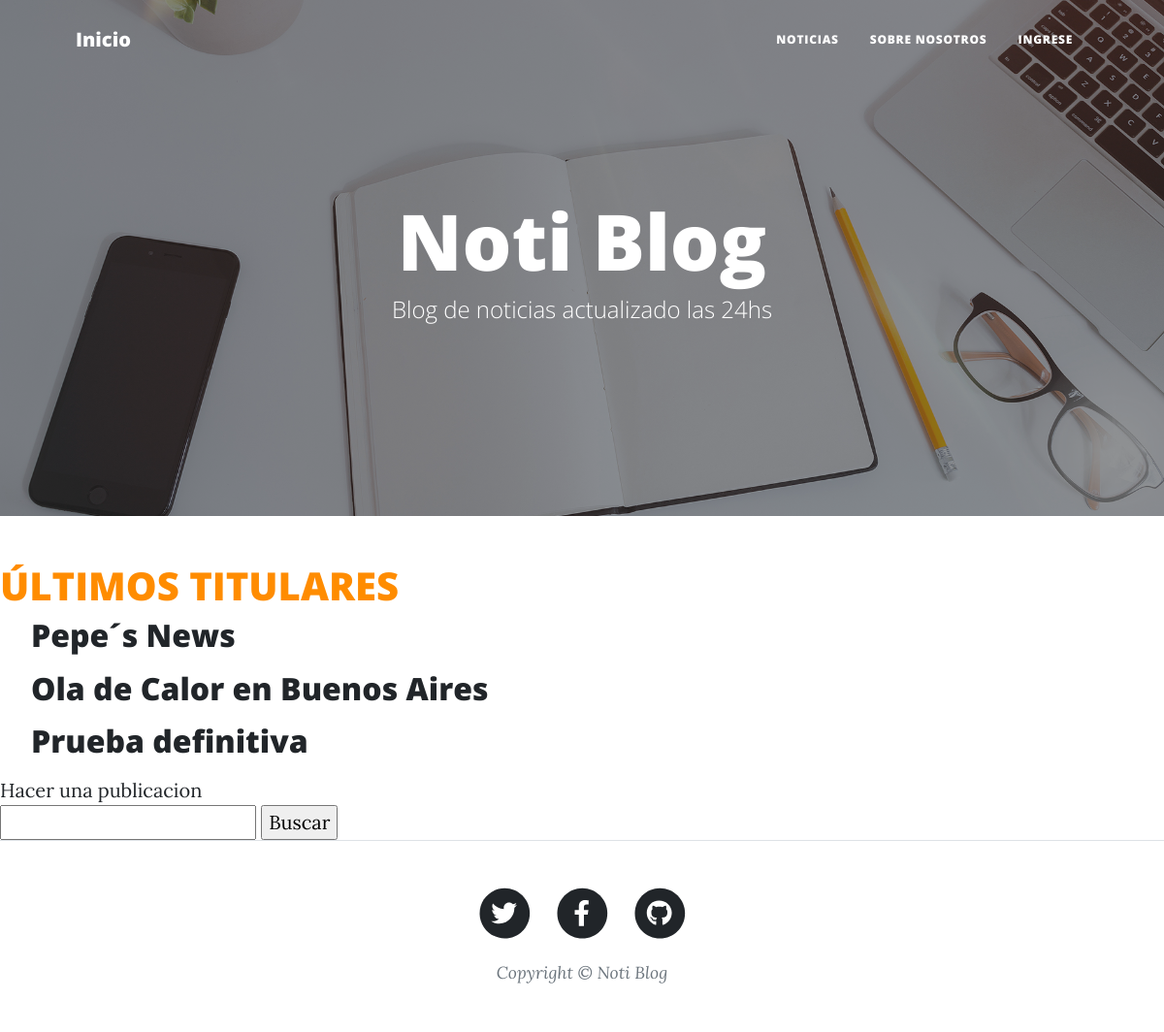
/PlayApp/publicaciones/, run on an earlier commit of the app's database.
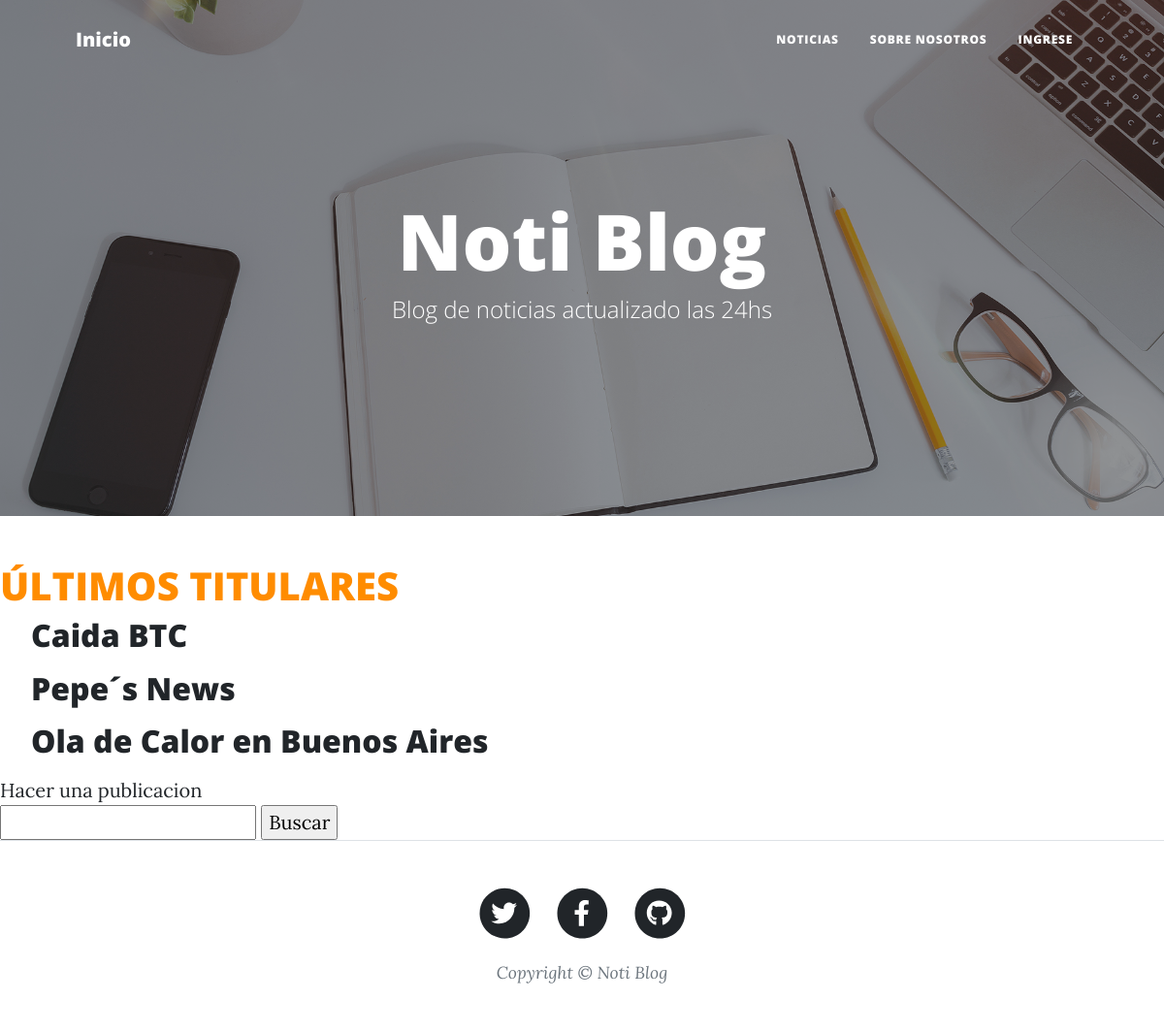
And on a later commit of the database.
### PlayApp/models.py (models this page shows, shortened)
class Publicacion(models.Model):
    titulo = models.CharField(max_length=50)
    autor = models.ForeignKey(Usuario, default=None, on_delete=models.CASCADE)
    subtitulo = models.CharField(max_length=100)
    noticia = models.TextField(max_length=5000)
    fecha = models.DateTimeField(auto_now=True, auto_now_add=False, max_length=12)
    id_autor = models.CharField(max_length=6)

### PlayApp/views.py (the view)
# urls.py: path("publicaciones/", views.publicaciones, name = "Publicaciones"),
def publicaciones(request):
    publis = Publicacion.objects.all().order_by('-fecha') [0:3]
    return render(request, "PlayApp/T04-publicaciones.html", {"publis": publis})

### PlayApp/Templates/PlayApp/T04-publicaciones.html (shortened to what this page needs)
{% extends "PlayApp/T01-view.html" %}
{% load static %}
{% block ContenidoTemplate %}
<h1 style="color:darkorange">ÚLTIMOS TITULARES</h1>
{% for object in publis %}
    <ul>
        <h2><a href="{% url 'Detalle Publicaciones' object.id %}">{{object.titulo}}</a></h2>
    </ul>
{% endfor %}
<a href="{% url 'Publicaciones Form' %}" class="button">Hacer una publicacion</a>
<form action="/PlayApp/busqueda_publicacion/" method="GET">
    <input type="text" name="titulo" id="titulo">
    <input type="submit" value="Buscar">
</form>
{% endblock %}

What changed in the data, as far as the page shows it:
no longer on this page (row unchanged): Publicacion: titulo "Prueba definitiva"
added Publicacion: titulo "Caida BTC"
